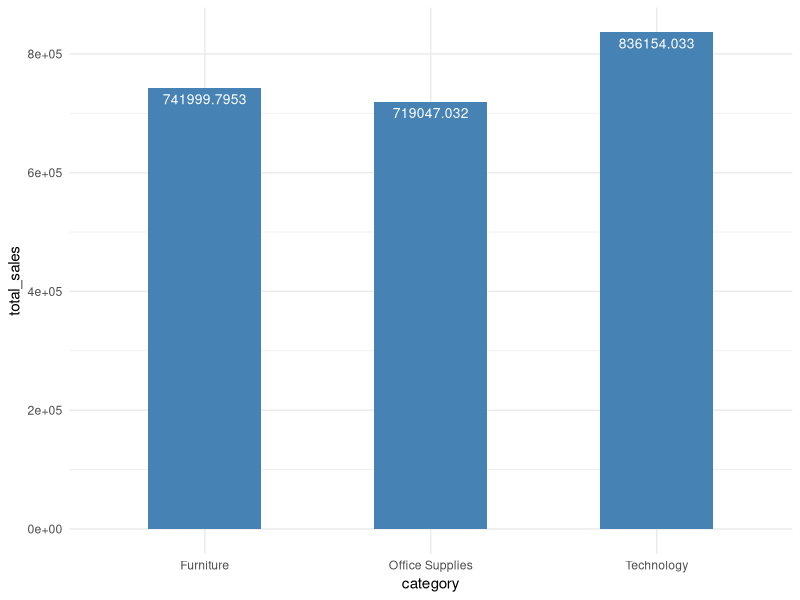
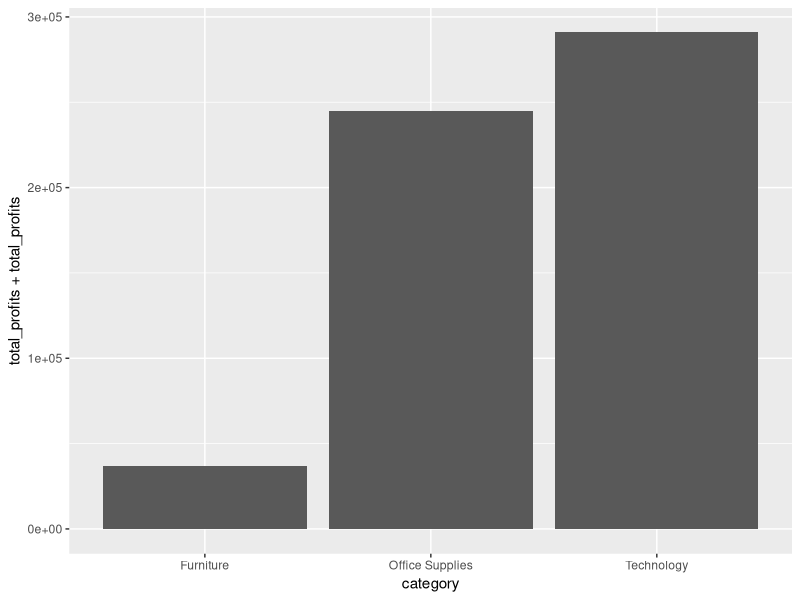

R code for these plots, in order: (Note: this script raises an error after producing the figures.)
library(readr)
library(tidyverse)
library(dplyr)
library(ggplot2)


setwd("C:/Users/Hao/Desktop/Data Analysis/superstore-project/Resources") 

data = read_csv("Superstore_final.csv")

group_cateogry_df = data %>% group_by(category)  %>%
  summarise(total_sales = sum(sales),
            total_profits = sum(profit))

group_subcateogry_df = data %>% group_by(sub_category)  %>%
  summarise(total_sales = sum(sales),
            total_profits = sum(profit))

group_customer_df = data %>% group_by(customer_name)  %>%
  summarise(total_sales = sum(sales),
            total_profits = sum(profit))


category_bar<-ggplot(data=group_cateogry_df, aes(x=category, y=total_sales)) +
  geom_bar(stat="identity", width=0.5, fill="steelblue")+
  geom_text(aes(label=total_sales), vjust=1.6, color="white", size=3.5)+
  theme_minimal()
category_bar

ggplot (group_cateogry_df, aes(x=category, y=total_profits+total_profits)) + 
  geom_bar (stat="identity", position = position_dodge(width = 0.5))

subcateogry_bar<-ggplot(data=group_subcateogry_df, aes(x=sub_category, y=total_sales, fill=sub_category)) +
  geom_bar(stat="identity")
  geom_text(aes(label=total_sales), vjust=-0.3, size=3.5)+
  theme_minimal()
subcateogry_bar


customer_bar<-ggplot(data=group_customer_df, aes(x=total_profits, y=total_sales, fill=customer_name)) +
  geom_bar(stat="identity", position=position_dodge())
customer_bar